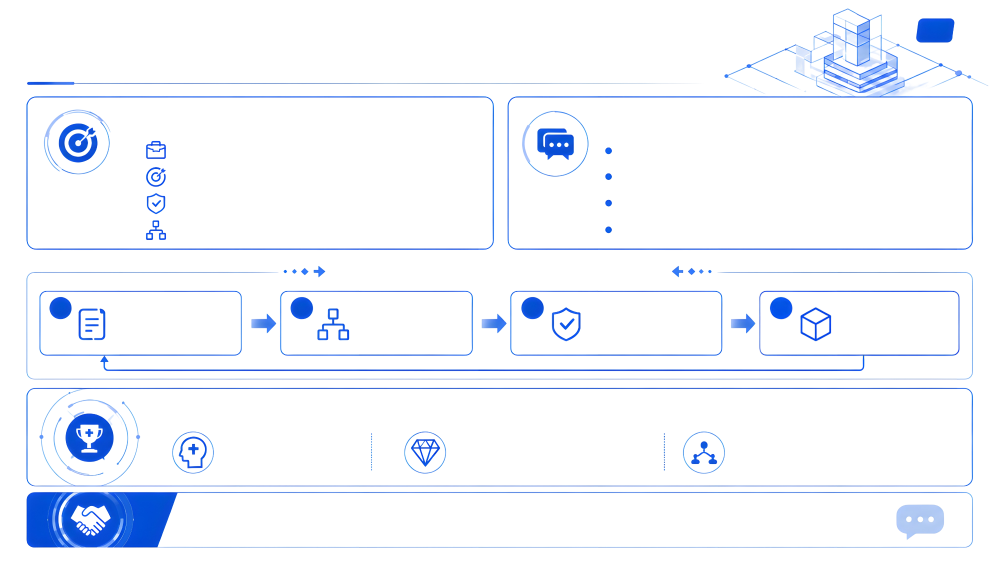
#> input picture ChatGPT Image5.png, 2000 x 1125 px (shown at 1/2 size)
$ python split_image_to_ppt.py
#> lines starting #> are read from the running program, lines starting #| are printed output that depends on the picture; after the words box and inside, x2 and y2 are one past the last pixel; in counts of white or black regions, pixels touching at a corner belong together
from __future__ import annotations

import argparse
import json
from collections import deque
from pathlib import Path

import numpy as np
from PIL import Image
from pptx import Presentation


EMU_PER_INCH = 914400


def parse_args() -> argparse.Namespace:
    parser = argparse.ArgumentParser(
        description="把透明 PNG 自动分割为多个独立 PNG，并按原位置还原到一页 PPT。"
    )
    parser.add_argument(
        "--input",
        default="ChatGPT Image5.png",
        help="输入 PNG 路径，默认使用当前目录下的 ChatGPT Image5.png。",
    )
    parser.add_argument(
        "--out-dir",
        default="split_elements",
        help="分割后 PNG 的输出目录。",
    )
    parser.add_argument(
        "--pptx",
        default="split_rebuild.pptx",
        help="输出 PPTX 文件路径。",
    )
    parser.add_argument(
        "--alpha-threshold",
        type=int,
        default=8,
        help="alpha 大于该值的像素会被视为元素像素。",
    )
    parser.add_argument(
        "--min-area",
        type=int,
        default=8,
        help="过滤过小噪点，单位为像素数量。",
    )
    parser.add_argument(
        "--padding",
        type=int,
        default=0,
        help="裁剪元素时额外保留的透明边距，单位为像素。",
    )
    parser.add_argument(
        "--slide-width-inch",
        type=float,
        default=13.333333,
        help="PPT 页面宽度，默认 16:9 宽屏。",
    )
    return parser.parse_args()


def find_components(mask: np.ndarray) -> list[dict[str, int | np.ndarray]]:
    height, width = mask.shape
    visited = np.zeros(mask.shape, dtype=bool)
    components: list[dict[str, int | np.ndarray]] = []

    # 用 8 邻域连通，避免抗锯齿线条在斜方向上被切得太碎。
    neighbors = (
        (-1, -1),
        (0, -1),
        (1, -1),
        (-1, 0),
        (1, 0),
        (-1, 1),
        (0, 1),
        (1, 1),
    )

    ys, xs = np.nonzero(mask)
    for start_x, start_y in zip(xs, ys):
        if visited[start_y, start_x]:
            continue

        queue: deque[tuple[int, int]] = deque([(start_x, start_y)])
        visited[start_y, start_x] = True
        pixels: list[tuple[int, int]] = []
        min_x = max_x = start_x
        min_y = max_y = start_y
        area = 0

        while queue:
            x, y = queue.popleft()
            pixels.append((x, y))
            area += 1
            if x < min_x:
                min_x = x
            elif x > max_x:
                max_x = x
            if y < min_y:
                min_y = y
            elif y > max_y:
                max_y = y

            for dx, dy in neighbors:
                nx = x + dx
                ny = y + dy
                if (
                    0 <= nx < width
                    and 0 <= ny < height
                    and mask[ny, nx]
                    and not visited[ny, nx]
                ):
                    visited[ny, nx] = True
                    queue.append((nx, ny))

        # 保存该连通域自己的像素坐标，后续裁剪时只保留这些像素，避免 bbox 内的小元素被重复裁入大元素。
        component_mask = np.zeros((max_y - min_y + 1, max_x - min_x + 1), dtype=bool)
        for x, y in pixels:
            component_mask[y - min_y, x - min_x] = True

        components.append(
            {
                "left": int(min_x),
                "top": int(min_y),
                "right": int(max_x + 1),
                "bottom": int(max_y + 1),
                "area": int(area),
                "mask": component_mask,
            }
        )

    return components


def save_components(
    image: Image.Image,
    components: list[dict[str, int | np.ndarray]],
    out_dir: Path,
    min_area: int,
    padding: int,
) -> list[dict[str, int | str]]:
    out_dir.mkdir(parents=True, exist_ok=True)
    width, height = image.size
    records: list[dict[str, int | str]] = []

    filtered = [component for component in components if int(component["area"]) >= min_area]
    filtered.sort(
        key=lambda item: (
            int(item["top"]),
            int(item["left"]),
            int(item["right"]) - int(item["left"]),
            int(item["bottom"]) - int(item["top"]),
        )
    )

    for index, component in enumerate(filtered, start=1):
        raw_left = int(component["left"])
        raw_top = int(component["top"])
        raw_right = int(component["right"])
        raw_bottom = int(component["bottom"])
        area = int(component["area"])
        component_mask = component["mask"]
        if not isinstance(component_mask, np.ndarray):
            raise TypeError("component mask must be a numpy array")

        left = max(0, raw_left - padding)
        top = max(0, raw_top - padding)
        right = min(width, raw_right + padding)
        bottom = min(height, raw_bottom + padding)

        crop = image.crop((left, top, right, bottom))
        crop_array = np.array(crop)

        # bbox 可能包含其他独立元素；这里只保留当前连通域自己的像素，其余全部设为透明。
        keep_mask = np.zeros((bottom - top, right - left), dtype=bool)
        mask_top = raw_top - top
        mask_left = raw_left - left
        keep_mask[
            mask_top : mask_top + component_mask.shape[0],
            mask_left : mask_left + component_mask.shape[1],
        ] = component_mask
        crop_array[~keep_mask, 3] = 0
        crop = Image.fromarray(crop_array, mode="RGBA")

        filename = f"element_{index:03d}.png"
        crop.save(out_dir / filename)

        records.append(
            {
                "index": index,
                "file": filename,
                "left": int(left),
                "top": int(top),
                "width": int(right - left),
                "height": int(bottom - top),
                "area": int(area),
            }
        )

    return records


def build_ppt(
    records: list[dict[str, int | str]],
    out_dir: Path,
    pptx_path: Path,
    image_width: int,
    image_height: int,
    slide_width_inch: float,
) -> None:
    prs = Presentation()
    prs.slide_width = int(slide_width_inch * EMU_PER_INCH)
    prs.slide_height = int(prs.slide_width * image_height / image_width)

    blank_layout = prs.slide_layouts[6]
    slide = prs.slides.add_slide(blank_layout)

    scale_x = prs.slide_width / image_width
    scale_y = prs.slide_height / image_height

    for record in records:
        file_path = out_dir / str(record["file"])
        left = int(int(record["left"]) * scale_x)
        top = int(int(record["top"]) * scale_y)
        width = int(int(record["width"]) * scale_x)
        height = int(int(record["height"]) * scale_y)
        slide.shapes.add_picture(str(file_path), left, top, width=width, height=height)

    prs.save(pptx_path)


def main() -> None:
    args = parse_args()
    input_path = Path(args.input)
    out_dir = Path(args.out_dir)
    pptx_path = Path(args.pptx)

    image = Image.open(input_path).convert("RGBA")
#> image is the input picture: PIL image 2000x1125 RGBA; mean R, G, B, A 16.3, 20, 26.9, 19.6
    alpha = np.array(image.getchannel("A"))
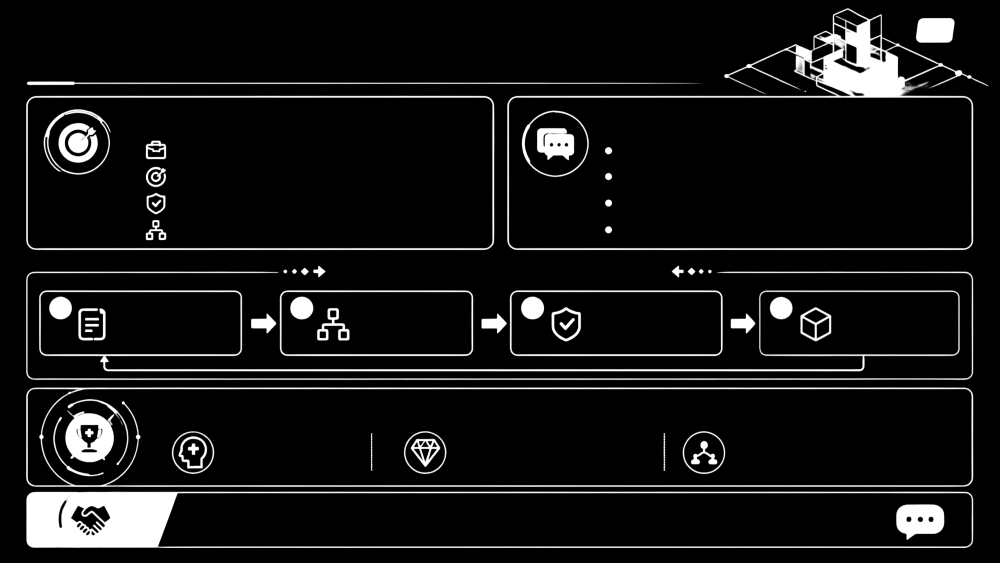
#> alpha: shape (1125, 2000) (shown at 1/2 size); min 0, max 255, mean 19.6
    mask = alpha > args.alpha_threshold
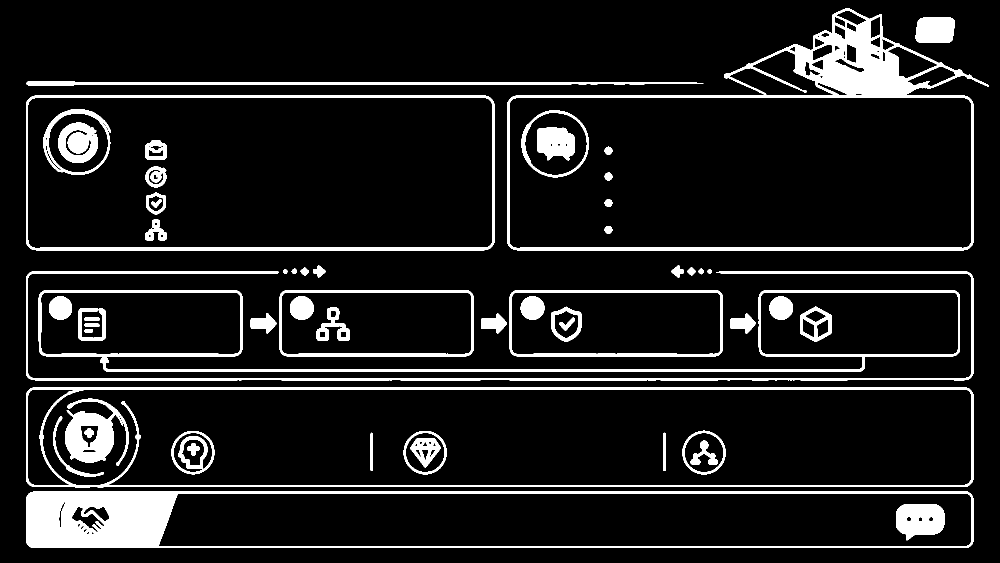
#> mask: shape (1125, 2000) bool (shown at 1/2 size); 10.3% white; 59 white regions, largest, box (x1, y1, x2, y2) and area: (52, 982, 1947, 1096) 44157, (1014, 16, 1978, 501) 37614, (52, 774, 1947, 975) 20838

    components = find_components(mask)
#> the loop in find_components, `for start_x, start_y in zip(xs, ys):` made 232714 passes
#> (start_x, start_y) on passes 2 to 4: (1693, 16), (1694, 16), (1695, 16)
#> after the loop in find_components, `for start_x, start_y in zip(xs, ys):`:
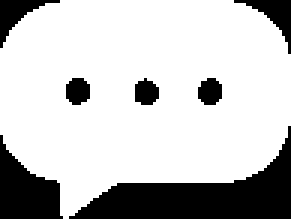
#> component_mask: shape (73, 97) bool (shown 3 times larger); 76.7% white; 7 black regions, largest, box (x1, y1, x2, y2) and area: (23, 42, 97, 73) 909, (0, 45, 21, 73) 346, (78, 0, 97, 18) 111
#> after the loop in find_components, `for start_x, start_y in zip(xs, ys):`: components = 59 items
#> components = 59 items
    records = save_components(image, components, out_dir, args.min_area, args.padding)
#> the loop in save_components, `for index, component in enumerate(filtered, start=1):` made 59 passes
#> (raw_left, raw_top, raw_right, raw_bottom, area, left, top, right) on passes 1 to 12: (1014, 16, 1978, 501, 37614, 1014, 16, 1978), (1831, 35, 1910, 86, 3727, 1831, 35, 1910), (53, 162, 1407, 171, 6599, 53, 162, 1407), (52, 191, 989, 501, 12821, 52, 191, 989), (86, 218, 222, 350, 2882, 86, 218, 222), (1043, 220, 1178, 355, 2161, 1043, 220, 1178), (116, 245, 196, 326, 4517, 116, 245, 196), (1074, 255, 1149, 321, 3995, 1074, 255, 1149), (291, 280, 333, 319, 1042, 291, 280, 333), (1209, 293, 1225, 310, 199, 1209, 293, 1225), (291, 333, 333, 375, 1044, 291, 333, 333), (1209, 345, 1225, 361, 198, 1209, 345, 1225)
#> (raw_left, raw_top, raw_right, raw_bottom, area) on pass 58: (52, 982, 1947, 1096, 44157)
#> pass 1, in save_components, `component_mask = component["mask"]`:
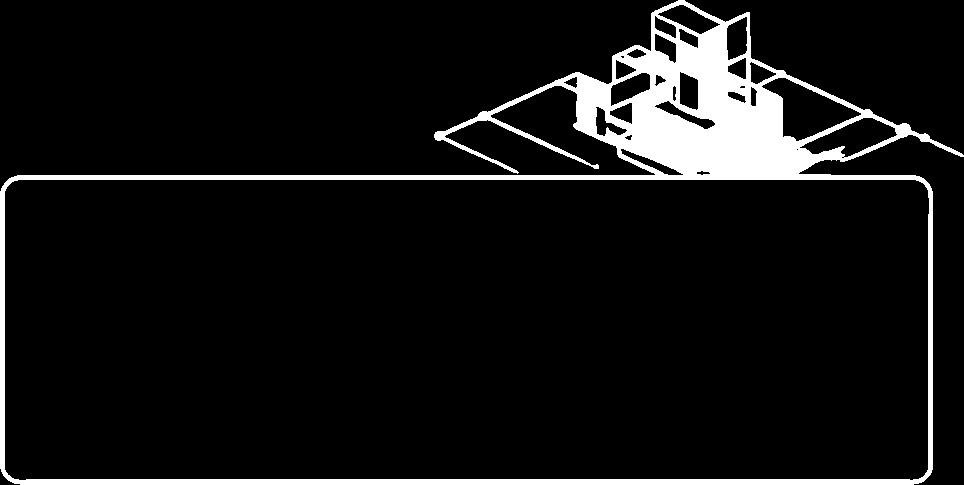
#> component_mask: shape (485, 964) bool; 8% white; 1 white region, box (x1, y1, x2, y2) and area: (0, 0, 964, 485) 37614
#> pass 1, in save_components, `crop = image.crop((left, top, right, bottom))`:
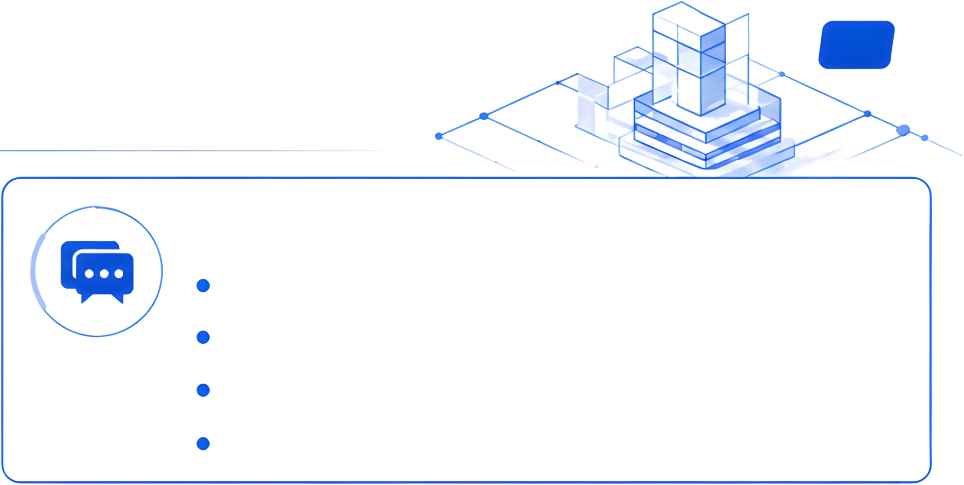
#> crop: PIL image 964x485 RGBA; mean R, G, B, A 18.3, 21.6, 27.7, 20.8; transparent parts drawn white
#> pass 1, in save_components, `crop = Image.fromarray(crop_array, mode="RGBA")`:
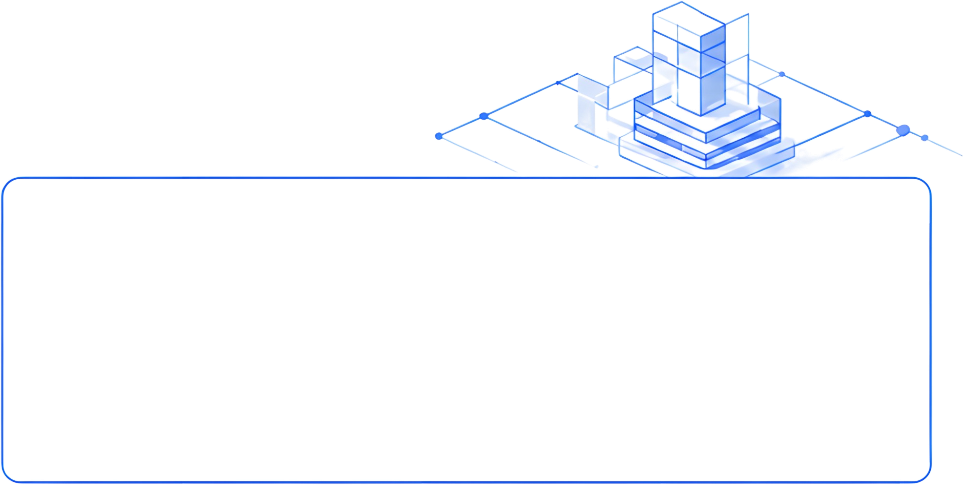
#> crop: PIL image 964x485 RGBA; mean R, G, B, A 18.3, 21.6, 27.7, 15.4; transparent parts drawn white
#> after the loop in save_components, `for index, component in enumerate(filtered, start=1):`:
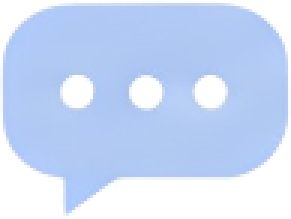
#> crop: PIL image 97x73 RGBA (shown 3 times larger); mean R, G, B, A 142.9, 160.4, 190.2, 183.2; transparent parts drawn white

    metadata = {
        "input": str(input_path),
        "image_width": image.width,
        "image_height": image.height,
        "alpha_threshold": args.alpha_threshold,
        "min_area": args.min_area,
        "padding": args.padding,
        "count": len(records),
        "elements": records,
    }
    (out_dir / "elements.json").write_text(
        json.dumps(metadata, ensure_ascii=False, indent=2),
        encoding="utf-8",
    )

    build_ppt(
        records=records,
        out_dir=out_dir,
        pptx_path=pptx_path,
        image_width=image.width,
        image_height=image.height,
        slide_width_inch=args.slide_width_inch,
    )
#> (the call stopped at in build_ppt, `prs = Presentation()`: pptx is not available in this run)

    print(f"已保存 {len(records)} 个元素到: {out_dir}")
#| 已保存 59 个元素到: split_elements
    print(f"已生成 PPT: {pptx_path}")


if __name__ == "__main__":
    main()
